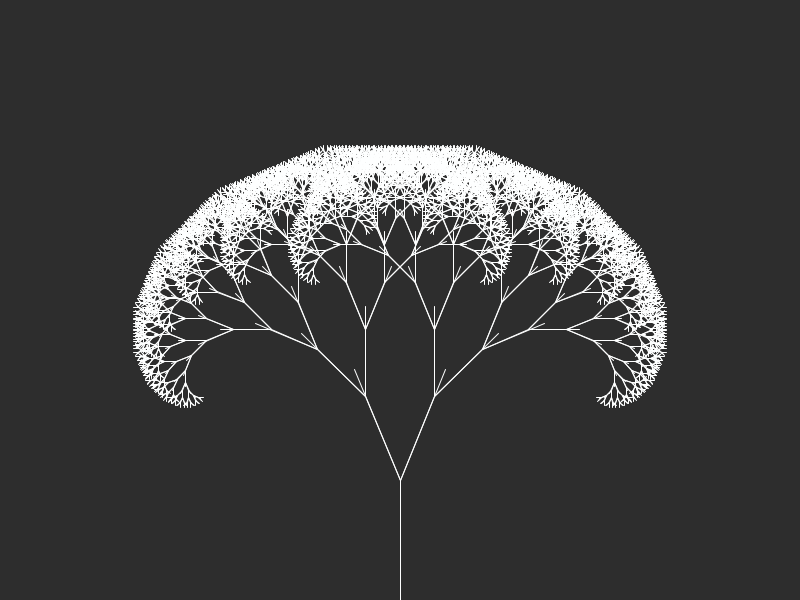
Frame 1 (no input)
Frame 60 (the mouse pressed at the canvas centre just before this capture): identical to frame 1, image omitted
Frame 120 (the mouse held since frame 60 and released just before this capture): identical to frame 1, image omitted

The Processing sketch that drew this single still picture (run headless with seeded random() and noise(); from frame 60 on, the mouse is pressed at the canvas centre):

// Processing sketch: FractalTree
// ── FractalTree.pde
float a = PI / 8;
float len = 120;
float r = 254, g = 255, b = 255;
float s = 0.67;

void setup()
{
  size(800, 600);
}


void draw()
{
  translate(width / 2, height);
  background(45);
  stroke(r, g, b);
  //changeColor();
  branch(len);
}


void branch(float len)
{
  line(0, 0, 0, -len);
  translate(0, -len);
  if (len > 4)
  {
    push();
    rotate(a);
    line(0, 0, 0, -len);
    branch(len * 0.75);
    pop();
    push();
    rotate(-a);
    line(0, 0, 0, -len);
    branch(len * 0.75);
    pop();
  }
}

void changeColor()
{
  if (r <= 1 && g <= 1 && b <= 1)
  {
    s += 1;
  } else if ( r >= 255 && g >= 255  && b >= 255)
  {
    s -= 1;
  } 
  r *= s;
  g *= s;
  b *= s;
}

void keyPressed()
{
  if (keyCode == UP)
  {
    a += 0.001;
  }
  if (keyCode == DOWN)
  {
    a -= 0.001;
  }
}
